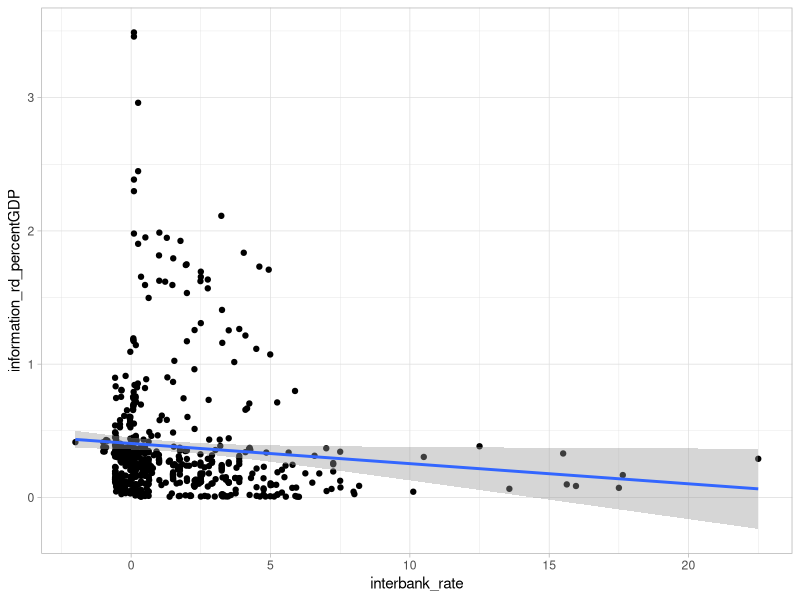

Write the R code that produced this figure.
## ---- chunk 1
#| echo: false
#| message: false
#| warning: false

library(tidyverse)

theme_set(theme_light())

## ---- chunk 2

OECD_RD_All <- read_csv("OECD_RD_All.csv")

OECD_RD_Inf <- read_csv("OECD_RD_InformationOnly.csv")

OECD_InterestRates <- read_csv("OECD_InterestRates.csv")

OECD_InterestRates <- OECD_InterestRates |> 
  select(REF_AREA, TIME_PERIOD, OBS_VALUE) |> 
  rename(year = TIME_PERIOD, country_iso = REF_AREA, interbank_rate = OBS_VALUE)

OECD_RD_Inf <- OECD_RD_Inf |> 
  select(ISO, Year, Value) |> 
  rename(year = Year, country_iso = ISO, information_rd_percentGDP = Value)

## ---- chunk 3

infoRD_intRate <- left_join(OECD_RD_Inf, OECD_InterestRates, by = c("year", "country_iso")) |> 
  drop_na() 

model = lm(formula = information_rd_percentGDP ~  interbank_rate, data = infoRD_intRate)

summary(model)

ggplot(data = infoRD_intRate,
aes(x = interbank_rate, y = information_rd_percentGDP)) +
  geom_point() +
  geom_smooth(method="lm", formula = y ~ x)

